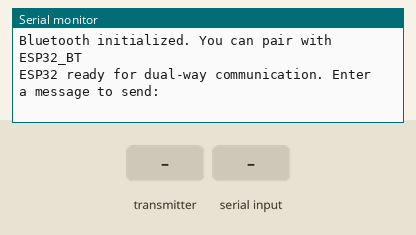
Recording of a sketch running on a simulated ESP32. On the bench: the last lines printed to the serial monitor. Inputs (shaded band) come from the test bench. Nothing arrives over Bluetooth unless stated.

Above: at 1.2 s.
1.3 s: the transmitter starts sending message = 0
At 1.61 s:
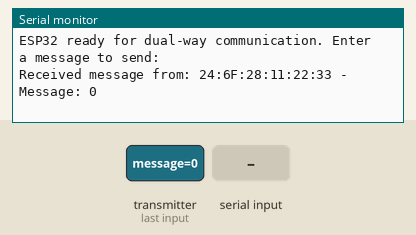
3.3 s: "1\n" received over Serial
At 3.61 s:
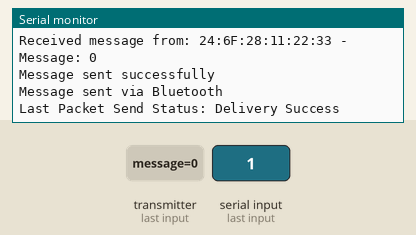

Measured:
- after the input at 1.3 s, the serial monitor: prints a new line at once (image 1)
- after the input at 3.3 s, the serial monitor: prints a new line at once (image 2)

The sketch:

BOTSIDE.ino
```cpp
#include <esp_now.h>
#include <WiFi.h>
#include <BluetoothSerial.h>  // Bluetooth library for ESP32

BluetoothSerial SerialBT;     // Create a Bluetooth Serial object

// Structure to hold the message
typedef struct struct_message {
  char message[250];  // Size of the message buffer
} struct_message;

// Create a struct_message instance to send
struct_message outgoingMessage;
struct_message incomingMessage;  // Create a struct for receiving messages

// MAC Address of the peer ESP32 (You need to swap these on both ESPs)
uint8_t peerAddress[] = {0xc8, 0x2e, 0x18, 0x67, 0xa3, 0x58}; // Use the MAC address of the other ESP32

// Callback when data is sent
void onDataSent(const uint8_t *mac_addr, esp_now_send_status_t status) {
  Serial.print("Last Packet Send Status: ");
  Serial.println(status == ESP_NOW_SEND_SUCCESS ? "Delivery Success" : "Delivery Fail");
}

// Updated Callback when data is received
void onDataRecv(const esp_now_recv_info_t *recv_info, const uint8_t *incomingData, int len) {
  // Copy the incoming data into the incomingMessage struct
  memcpy(&incomingMessage, incomingData, sizeof(incomingMessage));

  // Print the received message to Serial Monitor
  Serial.print("Received message from: ");
  char macStr[18];
  snprintf(macStr, sizeof(macStr), "%02X:%02X:%02X:%02X:%02X:%02X", recv_info->src_addr[0], recv_info->src_addr[1], recv_info->src_addr[2], recv_info->src_addr[3], recv_info->src_addr[4], recv_info->src_addr[5]);
  Serial.print(macStr);
  Serial.print(" - Message: ");
  Serial.println(incomingMessage.message);

  // Send the received message via Bluetooth Serial
  SerialBT.println(incomingMessage.message);  // Send received message over Bluetooth
}

void setup() {
  // Initialize Serial Monitor
  Serial.begin(115200);

  // Initialize Bluetooth Serial
  if (!SerialBT.begin("ESP32_BT")) {  // Set Bluetooth device name
    Serial.println("An error occurred initializing Bluetooth");
  } else {
    Serial.println("Bluetooth initialized. You can pair with ESP32_BT");
  }

  // Set device as a Wi-Fi Station
  WiFi.mode(WIFI_STA);

  // Init ESP-NOW
  if (esp_now_init() != ESP_OK) {
    Serial.println("Error initializing ESP-NOW");
    return;
  }

  // Register the send callback function
  esp_now_register_send_cb(onDataSent);

  // Register the receive callback function
  esp_now_register_recv_cb(onDataRecv);

  // Add the peer to the system
  esp_now_peer_info_t peerInfo;
  memcpy(peerInfo.peer_addr, peerAddress, 6);
  peerInfo.channel = 0;
  peerInfo.encrypt = false;

  // Add peer
  if (esp_now_add_peer(&peerInfo) != ESP_OK) {
    Serial.println("Failed to add peer");
    return;
  }

  Serial.println("ESP32 ready for dual-way communication. Enter a message to send:");
}

void loop() {
  // Check if data is available on Serial Monitor
  if (Serial.available() > 0) {
    // Read the input message from Serial Monitor
    String input = Serial.readStringUntil('\n');
    input.trim();

    // Check if input is valid and not empty
    if (input.length() > 0) {
      // Copy the input message into the outgoingMessage struct
      input.toCharArray(outgoingMessage.message, sizeof(outgoingMessage.message));

      // Send message via ESP-NOW to the peer
      esp_err_t result = esp_now_send(peerAddress, (uint8_t *)&outgoingMessage, sizeof(outgoingMessage));

      if (result == ESP_OK) {
        Serial.println("Message sent successfully");
      } else {
        Serial.println("Error sending the message");
      }

      // Send the message via Bluetooth Serial as well
      SerialBT.println(input);  // Send the message over Bluetooth
      Serial.println("Message sent via Bluetooth");
    }
  }

  // Add some delay to avoid overwhelming the loop
  delay(100);
}
```
